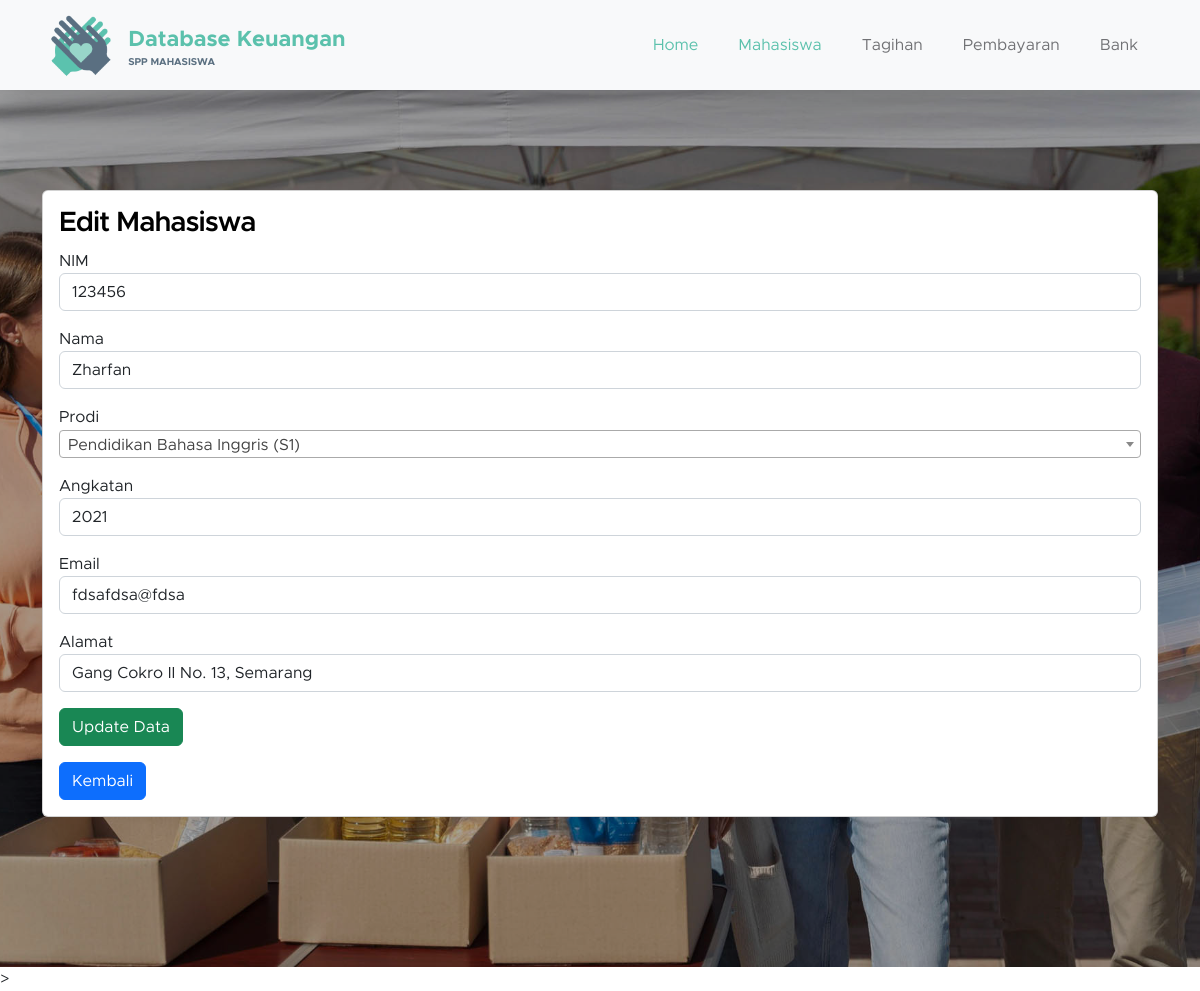
Screenshot of /src/mahasiswa/edit_mahasiswa.php?nim=123456 with the database file from the repository.
### tables this page shows
CREATE TABLE `tbl_mahasiswa` (
  `id` int(32) NOT NULL,
  `nim` bigint(16) NOT NULL,
  `nama` varchar(64) NOT NULL,
  `prodi` varchar(32) NOT NULL,
  `angkatan` varchar(16) NOT NULL,
  `email` varchar(64) NOT NULL,
  `alamat` varchar(128) NOT NULL
);

### src/mahasiswa/edit_mahasiswa.php (the view, shortened to what this page needs)
<?php
include_once("../../connection.php");
?>
<?php
$nim = $_GET['nim'];
$result = mysqli_query($koneksi, "SELECT * FROM tbl_mahasiswa WHERE nim='$nim'");
while ($data = mysqli_fetch_array($result)) {
    $nim = $data['nim'];
    $nama = $data['nama'];
    $angkatan = $data['angkatan'];
    $email = $data['email'];
    $alamat = $data['alamat'];
}
?>
<!doctype html>
<html lang="en">
<head>
    <link href="../../css/bootstrap.min.css" rel="stylesheet">
    <link href="../../css/bootstrap-icons.css" rel="stylesheet">
    <link href="../../css/templatemo-kind-heart-charity.css" rel="stylesheet">
    <link rel="stylesheet" href="https://cdnjs.cloudflare.com/ajax/libs/select2/4.0.8/css/select2.min.css">
</head>
<body id="section_1">
    <nav class="navbar navbar-expand-lg bg-light shadow-lg">
        <div class="container">
            <a class="navbar-brand" href="../../home.php">
                <img src="../../images/logo.png" class="logo img-fluid" alt="Database Keuangan">
                <span>
                    Database Keuangan
                    <small>SPP Mahasiswa</small>
                </span>
            </a>
            <div class="collapse navbar-collapse" id="navbarNav">
                <ul class="navbar-nav ms-auto">
                    <li class="nav-item">
                        <a class="nav-link" href="../../home.php">Home</a>
                    </li>
                    <li class="nav-item">
                        <a class="nav-link active" href="../../mahasiswa.php">Mahasiswa</a>
                    </li>
                    <li class="nav-item">
                        <a class="nav-link" href="../../tagihan.php">Tagihan</a>
                    </li>
                    <li class="nav-item">
                        <a class="nav-link" href="../../pembayaran.php">Pembayaran</a>
                    </li>
                    <li class="nav-item">
                        <a class="nav-link" href="../../bank.php">Bank</a>
                    </li>
                </ul>
            </div>
        </div>
    </nav>
    <main>
        <section class="donate-section" style="padding-top: 100px;">
            <div class="container">
                <div class="col-lg-12">
                    <div class="card">
                        <div class="card-body">
                            <form action="edit_mahasiswa.php" method="post" name="form1">
                                <h4>Edit Mahasiswa</h4>
                                <div class="form-group" style="margin-bottom: 1em;">
                                    <label>NIM</label>
                                    <input type="text" class="form-control" placeholder="Masukkan NIM" name="nim" required value="<?php echo $nim; ?>">
                                </div>
                                <div class="form-group" style="margin-bottom: 1em;">
                                    <label>Nama</label>
                                    <input type="text" class="form-control" placeholder="Masukkan Nama" name="nama" required value="<?php echo $nama; ?>">
                                </div>
                                <div class="form-group" style="margin-bottom: 1em;">
                                    <label>Prodi</label>
                                </div>
                                <div class="form-group" style="margin-bottom: 1em;">
                                    <label>Angkatan</label>
                                    <input type="text" class="form-control" placeholder="Masukkan Angkatan" name="angkatan" required value="<?php echo $angkatan; ?>">
                                </div>
                                <div class="form-group" style="margin-bottom: 1em;">
                                    <label>Email</label>
                                    <input type="email" class="form-control" placeholder="Masukkan Email" name="email" required value="<?php echo $email; ?>">
                                </div>
                                <div class="form-group" style="margin-bottom: 1em;">
                                    <label>Alamat</label>
                                    <input type="text" class="form-control" placeholder="Masukkan Alamat" name="alamat" required value="<?php echo $alamat; ?>">
                                </div>
                                <input class="btn btn-success" style="margin-bottom: 1em;" type="submit" name="update" value="Update Data">
                                <br>
                                <a href="../../mahasiswa.php" class="btn btn-primary" tabindex="-1" role="button" aria-disabled="true">Kembali</a>
                            </form>
                        </div>
                    </div>
                </div>
            </div>
        </section>
    </main>
	>
</body>
</html>

### css/templatemo-kind-heart-charity.css (style rules this page uses)
:root { --white-color: #ffffff; --primary-color: #5bc1ac; --secondary-color: #5a6f80; --section-bg-color: #f0f8ff; --site-footer-bg-color: #44525d; --custom-btn-bg-color: #597081; --custom-btn-bg-hover-color: #5bc1ac; --dark-color: #000000; --p-color: #717275; --border-color: #e9eaeb; --body-font-family: 'Metropolis', sans-serif; --h1-font-size: 52px; --h2-font-size: 46px; --h3-font-size: 32px; --h4-font-size: 28px; --h5-font-size: 24px; --h6-font-size: 22px; --p-font-size: 16px; --btn-font-size: 18px; --copyright-font-size: 14px; --border-radius-large: 100px; --border-radius-medium: 20px; --border-radius-small: 10px; --font-weight-light: 300; --font-weight-normal: 400; --font-weight-semibold: 600; --font-weight-bold: 700; }
body { background-color: var(--white-color); font-family: var(--body-font-family); }
h2, h3, h4, h5, h6 { color: var(--dark-color); }
h1, h2, h3, h4, h5, h6 { font-weight: var(--font-weight-semibold); letter-spacing: -1px; }
h4 { font-size: var(--h4-font-size); }
ul li { color: var(--p-color); font-size: var(--p-font-size); font-weight: var(--font-weight-normal); }
a, button { touch-action: manipulation; transition: all 0.3s; }
a { color: var(--p-color); text-decoration: none; }
.section-overlay + .container { position: relative; }
.navbar { background: var(--white-color); z-index: 9; padding-top: 0; padding-bottom: 0; }
.navbar-brand { color: var(--primary-color); font-size: var(--h6-font-size); font-weight: var(--font-weight-bold); }
.navbar-brand span { display: inline-block; vertical-align: middle; }
.navbar-brand small { color: var(--secondary-color); display: block; font-size: 10px; line-height: normal; text-transform: uppercase; }
.logo { width: 80px; height: auto; }
.navbar-expand-lg .navbar-nav .nav-link { margin-right: 0; margin-left: 0; padding: 20px; }
.navbar-nav .nav-link { display: inline-block; color: var(--p-color); font-size: var(--p-font-size); font-weight: var(--font-weight-medium); position: relative; padding-top: 15px; padding-bottom: 15px; }
.navbar-nav .nav-link.active, .navbar-nav .nav-link:hover { background: transparent; color: var(--primary-color); }
.donate-section { background-image: url('../images/different-people-doing-volunteer-work.jpg'); background-repeat: no-repeat; background-position: center; background-size: cover; position: relative; padding-top: 150px; padding-bottom: 150px; }

### rows the page displays
tbl_mahasiswa: nim "123456", nama "Zharfan", angkatan "2021", email "fdsafdsa@fdsa", alamat "Gang Cokro II No. 13, Semarang"
